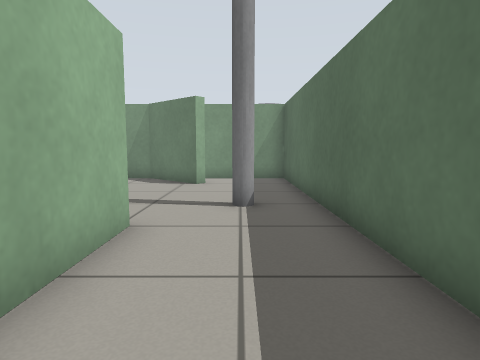
view 1 (above)

24 first-person views from a walk through a robot-simulator world made for Gazebo. The camera is 0.64 m above the floor, tilts 6° down and sees 75° across. The floor is counted in squares, 0.5 m on a side. Each view is taken from the middle of a square. On the plan, view 1 faces up. The plan holds only what a view shows up to about 14 squares ahead; the rest is blank. The place goes on beyond the plan.

view 2
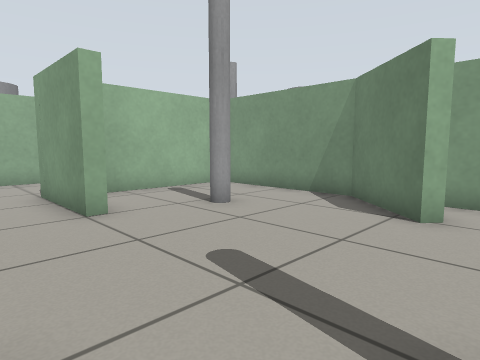

view 3
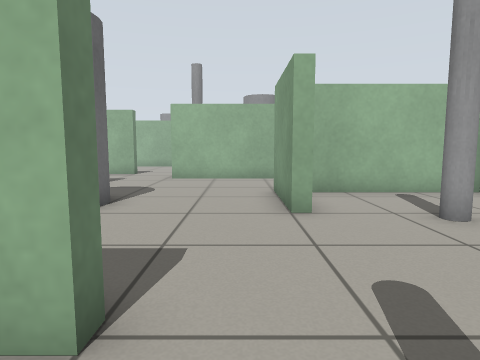

view 4
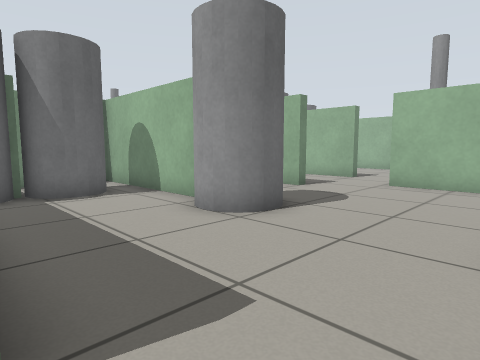

view 5
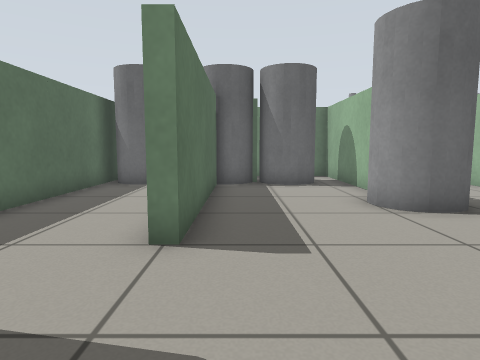

view 6
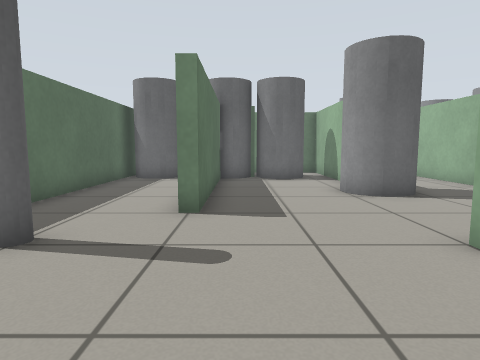

view 7
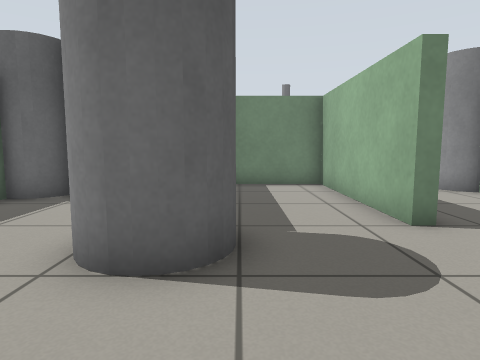

view 8
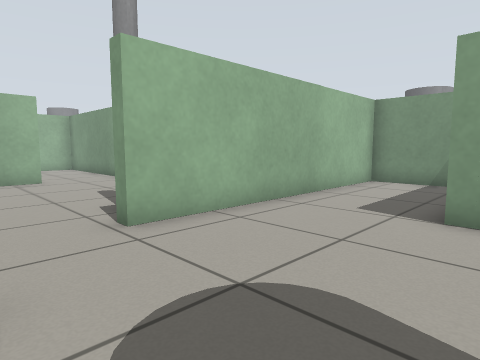

view 9
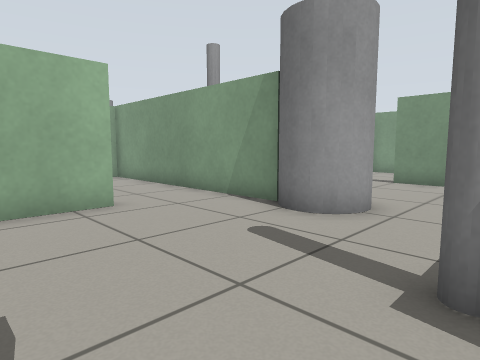

view 10
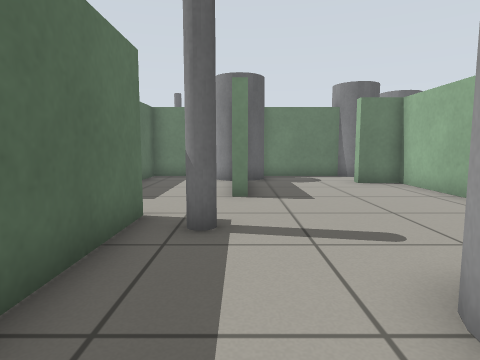

view 11
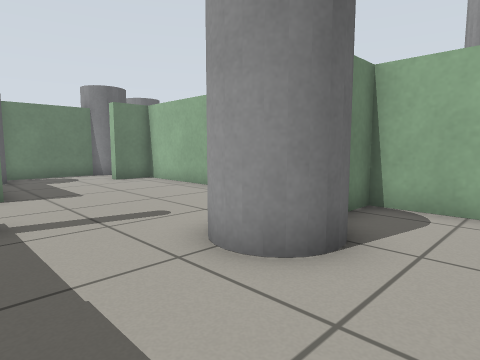

view 12
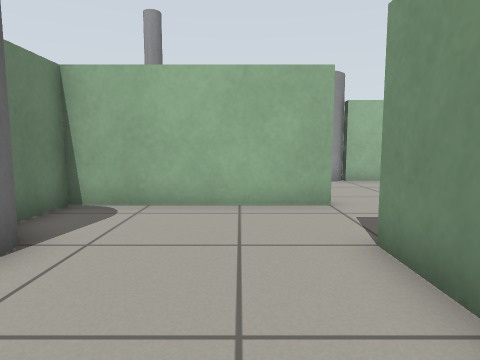

view 13
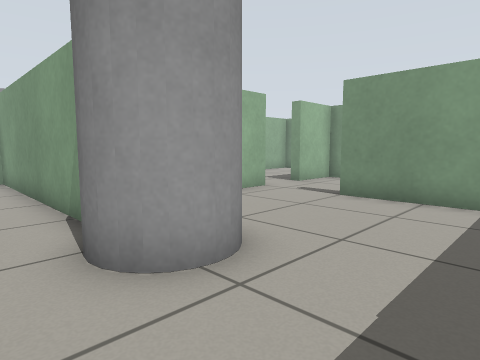

view 14
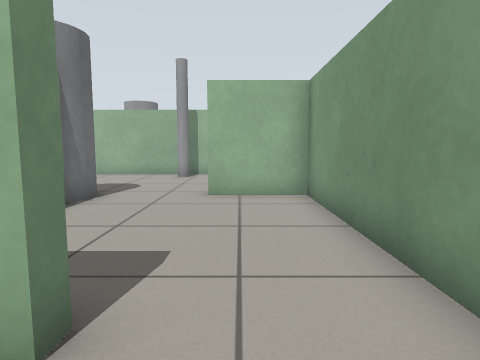

view 15
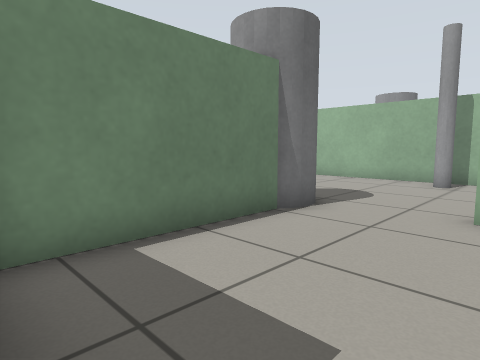

view 16
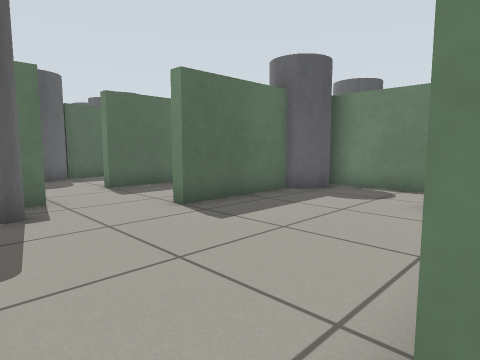

view 17
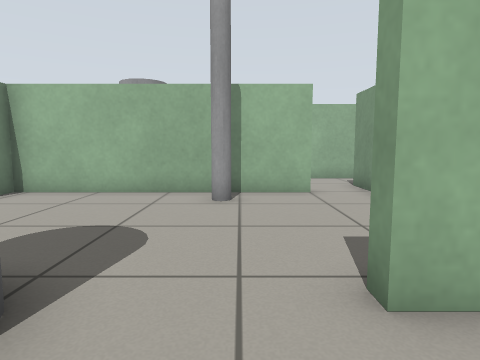

view 18
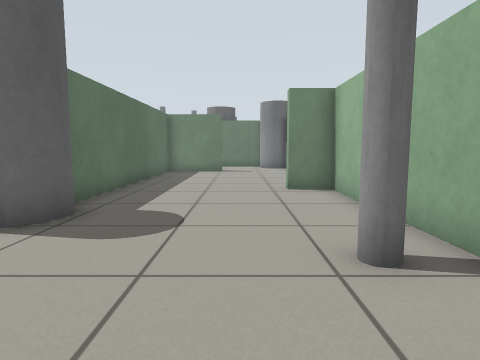

view 19
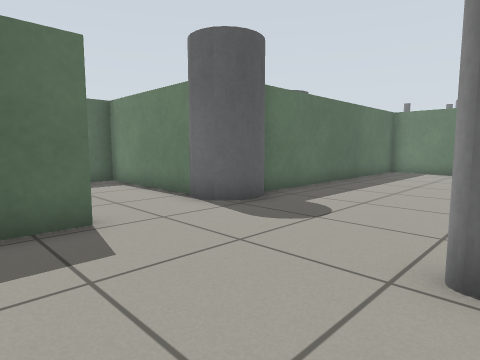

view 20
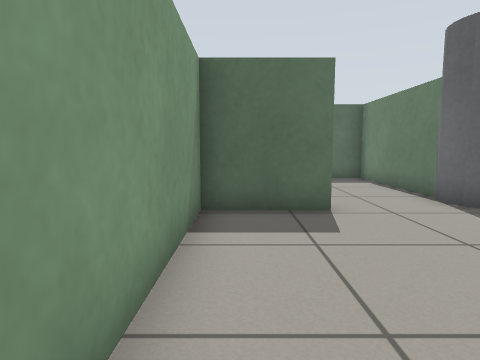

view 21
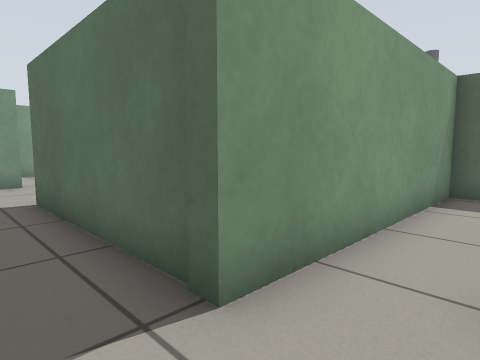

view 22
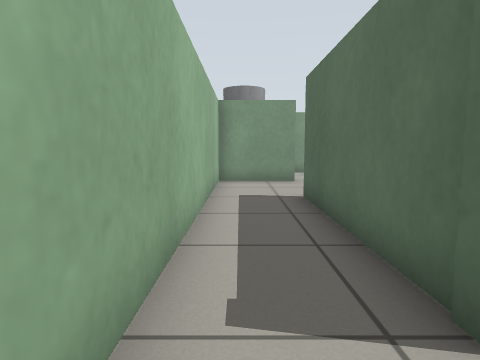

view 23
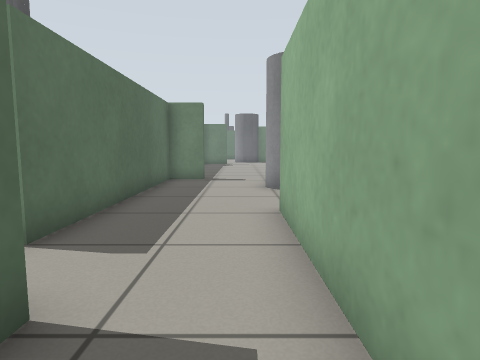

view 24
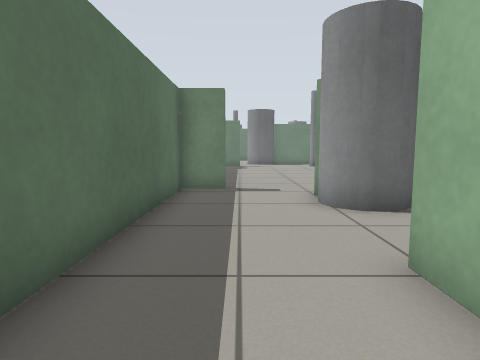

### Floor plan
Ten units are one square. View 1 is at (0, 0); x grows to the right and y downward. Boxes are objects, and circles mark ways between rooms. Rooms are numbered by the first view taken in them; rooms with no view inside come last. Other rooms are left out.
<svg viewBox="-385 -172 408 261">
<path fill="none" stroke="#000" d="M-60 -75 -60 -70 -92 -70M-68 -6 -68 48 -62 48M-72 5 -72 -10M-22 17 -22 -50 -18 -50 -18 -21M-112 -10 -108 -10 -108 48 -79 48M-12 -111 -15 -108 -37 -128 -82 -128M-42 48 -38 48M-88 -129 -88 -80M18 32 18 -128 -16 -128M-102 -128 -128 -128 -128 -32M-185 -68 -214 -68M-211 -38 -208 -38 -208 21 -192 21 -192 26M-128 -32 -132 -32 -132 -68M-152 29 -152 -10 -148 -10 -148 4M-112 14 -112 -10M-149 -128 -180 -128M-194 48 -155 48M-126 48 -112 48 -112 30M-208 -131 -208 -72 -191 -72M-261 -10 -211 -10 -211 -23M-214 -68 -273 -68 -273 -42M-273 -42 -277 -42 -277 -68 -344 -68M-338 -51 -338 34 -325 34 -325 39M-272 84 -272 7M-356 39 -356 34 -342 34 -342 -50M-344 -68 -354 -68 -354 -130M-349 -167 -378 -167 -378 -28"/>
<rect x="-85" y="-35" width="30" height="20" fill="#bbb"><title>grey cylinder</title></rect>
<rect x="-65" y="15" width="30" height="20" fill="#bbb"><title>grey cylinder</title></rect>
<rect x="-65" y="-105" width="20" height="10" fill="#bbb"><title>grey pole</title></rect>
<rect x="-35" y="15" width="10" height="30" fill="#bbb"><title>grey cylinder</title></rect>
<rect x="-5" y="15" width="20" height="10" fill="#bbb"><title>grey cylinder</title></rect>
<rect x="-5" y="-75" width="10" height="10" fill="#bbb"><title>grey pole</title></rect>
<rect x="-185" y="-85" width="20" height="30" fill="#bbb"><title>grey cylinder</title></rect>
<rect x="-165" y="25" width="10" height="20" fill="#bbb"><title>grey cylinder</title></rect>
<rect x="-155" y="-45" width="20" height="10" fill="#bbb"><title>grey pole</title></rect>
<rect x="-145" y="25" width="10" height="10" fill="#bbb"><title>grey cylinder</title></rect>
<rect x="-335" y="-35" width="20" height="20" fill="#bbb"><title>grey pole</title></rect>
<rect x="-285" y="-15" width="30" height="20" fill="#bbb"><title>grey cylinder</title></rect>
<circle cx="-125" cy="-25" r="3" fill="#2a7"/>
<circle cx="-210" cy="-50" r="3" fill="#2a7"/>
<circle cx="-270" cy="-25" r="3" fill="#2a7"/>
<circle cx="-340" cy="-60" r="3" fill="#2a7"/>
<text x="-50" y="-40">1</text>
<text x="-170" y="-40">2</text>
<text x="-240" y="-40">3</text>
<text x="-310" y="10">4</text>
<text x="-370" y="-10">5</text>
</svg>
Room 1 opens to room 2. Room 2 opens to room 3. Room 3 opens to room 4. Room 4 opens to room 5.

Where each view was taken, in squares from view 1:
view 1: 0 up, 0 right, facing up
view 2: 5 up, 0 right, facing up-left
view 3: 6 up, 0 right, facing left
view 4: 7 up, 2 left, facing down-left
view 5: 9 up, 3 left, facing down
view 6: 11 up, 3 left, facing down
view 7: 6 up, 8 left, facing down
view 8: 1 up, 8 left, facing up-left
view 9: 1 up, 14 left, facing up-left
view 10: 9 up, 15 left, facing down
view 11: 10 up, 14 left, facing down-left
view 12: 11 up, 14 left, facing left
view 13: 5 up, 14 left, facing up-left
view 14: 5 up, 19 left, facing left
view 15: 5 up, 21 left, facing down-left
view 16: 5 up, 21 left, facing down-right
view 17: 3 up, 25 left, facing left
view 18: 6 up, 31 left, facing down
view 19: 6 up, 33 left, facing down-right
view 20: 6 up, 34 left, facing right
view 21: 5 up, 37 left, facing up-right
view 22: 5 up, 37 left, facing up
view 23: 9 up, 37 left, facing down
view 24: 6 up, 36 left, facing down
